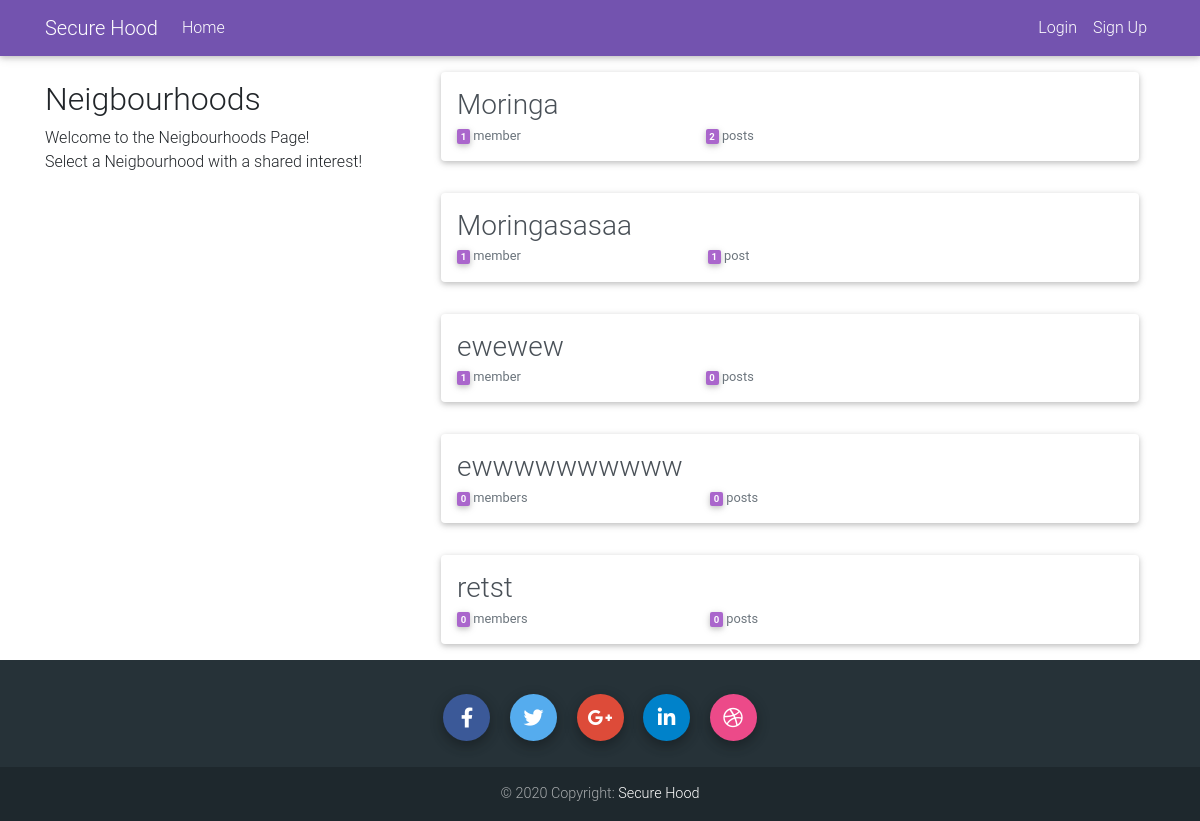
The page /groups/ on the database as committed earlier.
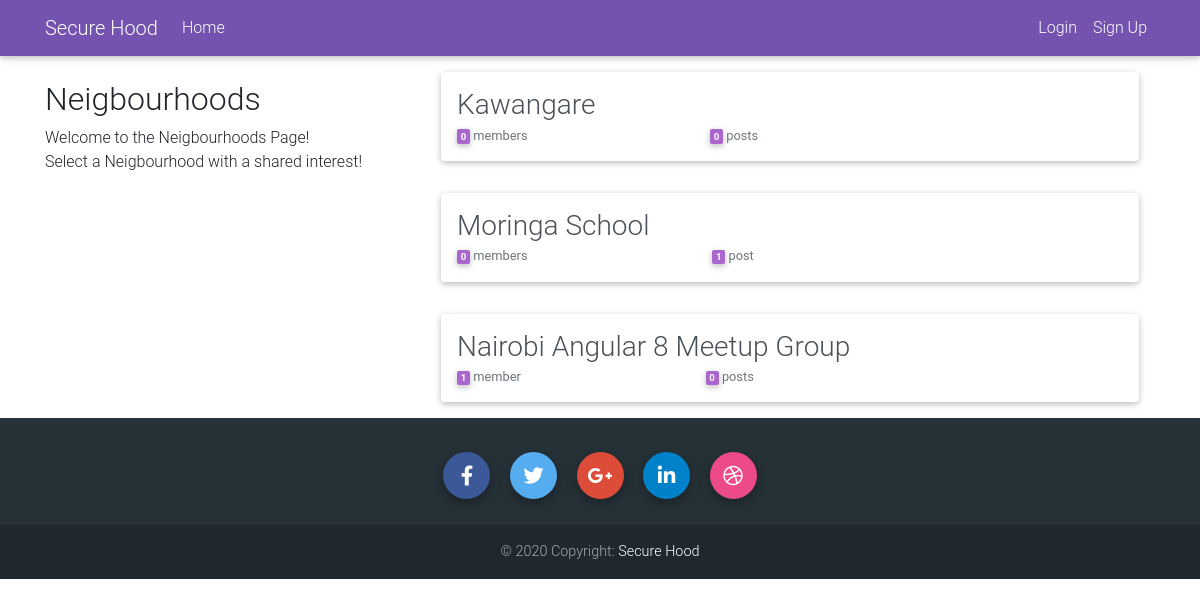
The same page on the database as committed later.
### groups/models.py (models this page shows, shortened)
class Group(models.Model):
    name = models.CharField(max_length=255, unique=True)
    slug = models.SlugField(allow_unicode=True, unique=True)
    description = models.TextField(blank=True, default='')
    members = models.ManyToManyField(User,through="GroupMember")
    class Meta:
        ordering = ["name"]

### groups/views.py (the view)
# urls.py: path('', ListGroups.as_view(), name="all"),
class ListGroups(generic.ListView):
    model = Group
    template_name = 'groups/group_list.html'

### templates/groups/group_list.html (shortened to what this page needs)
{% extends "groups/group_base.html" %} {% block pregroup %}
<div class="col-md-4 mb-4 mt-4">
  <div class="content">
    <h2>Neigbourhoods</h2>
    <p>
      Welcome to the Neigbourhoods Page! <br />Select a Neigbourhood with a
      shared interest!
    </p>
  </div>
</div>
{% endblock %} {% block group_content %}
<div class="col-md-8">
  <div class="list-group">
    {% for group in object_list %}
    <div class="card m-3 p-3">
      <a
        href="{% url 'groups:single' slug=group.slug %}"
        class=" list-group-item-action flex-column align-items-start"
      >
        <h3 class="mb-1">{{ group.name }}</h3>
        <div class="d-flex w-40 justify-content-between">
          <small class="text-muted"
            ><span class="badge badge-secondary">
              {{ group.members.count }}</span
            >
            member{{ group.members.count|pluralize }}</small
          >
          <small class="text-muted"
            ><span class="badge badge-secondary"> {{ group.posts.count }}</span>
            post{{ group.posts.count|pluralize }}</small
          >
        </div>
      </a>
    </div>
    {% endfor %}
  </div>
</div>
{% endblock %}

Rows that differ between the two databases and show on the page:
removed Group: name "Moringa", members.count "1", posts.count "2"
removed Group: name "Moringasasaa", members.count "1", posts.count "1"
removed Group: name "ewewew", members.count "1", posts.count "0"
removed Group: name "ewwwwwwwwww", members.count "0", posts.count "0"
removed Group: name "retst", members.count "0", posts.count "0"
added Group: name "Kawangare", members.count "0", posts.count "0"
added Group: name "Moringa School", members.count "0", posts.count "1"
added Group: name "Nairobi Angular 8 Meetup Group", members.count "1", posts.count "0"
